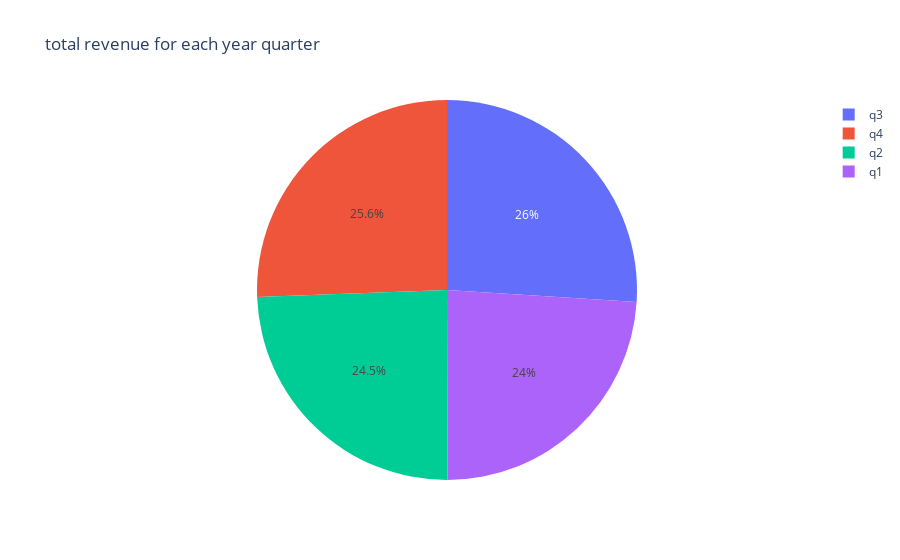

Here is the notebook cell this chart was saved with:
### Code cell
px.pie(data_frame=revenue_at_quarter, names='quarters', values='total_revenue', labels={
    'quarters':'quarters',
    'total_revenue':'total_revenue in usd'
}, title="total revenue for each year quarter")

### Figure 1 — Plotly figure (JSON) as saved in the notebook; plotly's stock layout.template omitted (floating-point values rounded to 4 significant figures)
{"data": [{"domain": {"x": [0, 1], "y": [0, 1]}, "hovertemplate": "quarters=%{label}<br>total_revenue in usd=%{value}<extra></extra>", "labels": ["q1", "q2", "q3", "q4"], "legendgroup": "", "name": "", "showlegend": true, "type": "pie", "values": [182100, 185970, 197680, 194580]}], "layout": {"autosize": true, "legend": {"tracegroupgap": 0}, "title": {"text": "total revenue for each year quarter"}}}
